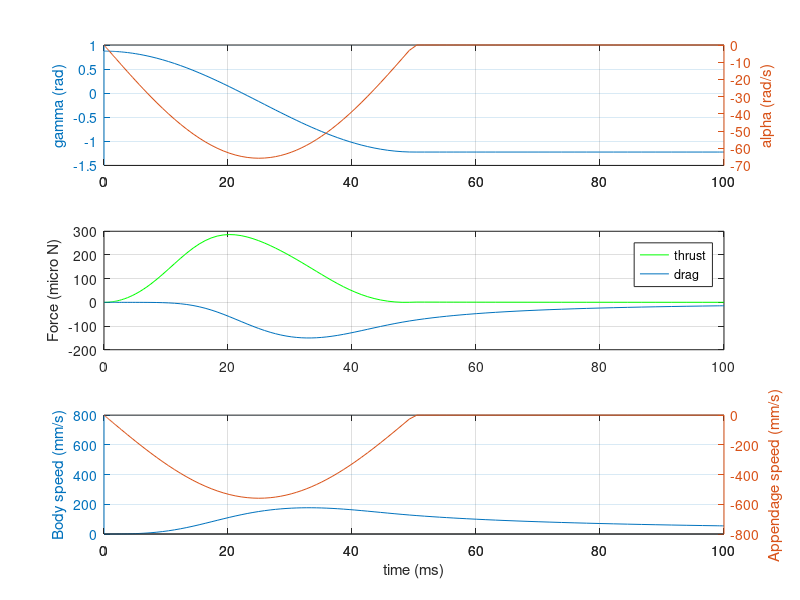

Write MATLAB code to recreate this figure.
function boatmen_model
% ODE model of boatmen hydrodynamics.
% This is a modified version of Blake, 1985



%% Parameter values

% Body density (kg m^-3)
rho_body  = 1030;

% Water density (kg m^-3)
rho_water = 1000;

% Body mass (kg)
mass_body = 23e-6;

% Viscosity of water (Pa s)
mu = 0.001;

% Body length (m) 
L = 8.5e-3;

% Wetted area of body (m^2)
S = 9e-6;

% Viscous drag coefficient of body (using value for sphere)
%k = 3*pi;

% Time to stop evaluation (s)
t_stop = 100e-3;

% Initial body speed (m/s)
U0 = 0;

% Initial body position (m)
X0 = 0;

% Angle of appendage at start of power stroke (rad)
gamma1  = 50 * pi/180;

% Angle of appendage at end of power stroke (rad)
gamma2  = -70 *pi/180;

% Beat period (s)
P = 50e-3;

% Drag coefficient of appendage
Cd_app = 1.1;

% Drag coefficient of the body
Cd_body = 1.07;

% Height of appendage (m)
h = 2e-3;

% Positon along appendage for base of paddle (m)
l_base = 6.5e-3;

% Positon along appendage for tip of paddle (m)
l_tip = 8.5e-3;


%% Scale parameters to non-dimensional units

% Define scaling constants
sL = L;
sT = 10^-3;
sM = mass_body;
sF = sM .* sL ./ sT^2;

% Declare global variables
global p

% Scale all parameters
p.rho_water = rho_water   /sM *sL^3;
p.rho_body  = rho_body    /sM *sL^3;
p.mass_body = mass_body   /sM;
p.mu        = mu          /(sF/sL^2) /sT;
p.L         = L           /sL;
%p.k         = k;
p.tspan     = [0 t_stop]  ./sT;
p.U0        = U0          /sL *sT;
p.X0        = X0          /sL;
p.gamma1    = gamma1;
p.gamma2    = gamma2;
p.P         = P           /sT;
p.Cd_app    = Cd_app;
p.Cd_body   = Cd_body;
p.h         = h           /sL;
p.l_base    = l_base      /sL;
p.l_tip     = l_tip       /sL;
p.S         = S           /(sL^2);

%clear mu L k t_stop rho_body rho_water S Cd_app Cd_body


%% Calculated & solver parameters

% Body volume (m^3)
%p.vol_body = (4/3) * pi * (p.L/2)^3;

% Solver options
options    = odeset('RelTol',1e-7);


%% Run numerical simulation 

[t,X] = ode45(@gov_eqn,p.tspan,[p.X0; p.U0],options);
%[t,X] = ode45(@gov_eqn,p.tspan,[p.X0; p.U0]);


%% Store results (convert values back to SI units)


% Appendage position (gama) and speed (alph)
[gama,alph] = app_kine(t,p.gamma1,p.gamma2,p.P);

% Thrust
T = app_thrust(gama,alph,X(:,2),p);
D = body_drag(X(:,2),p);

r.alpha  = alph    ./sT;
r.gamma  = gama;
r.thrust = T       .*sF;
r.drag   = D       .*sF;
r.t      = t       .*sT;
r.x      = X(:,1)  .*sL;
r.U      = X(:,2)  .*sL  ./sT;

clear U t X T D


%% Report results

ReMax_body   = L .* max(r.U) .* rho_water ./ mu;
ReMax_app    = max(abs(alph.*l_tip + r.U)) .* l_tip .* rho_water ./ mu; 

disp(' ')
disp([' Maximum Re of the body = ' num2str(ReMax_body)]);
disp(' ')
disp([' Maximum Re of the appendage = ' num2str(ReMax_app)]);
disp(' ')


%% Visualize results

% Plot
figure;
subplot(3,1,1)
[ax,h1,h2] = plotyy(r.t.*1000,r.gamma,r.t.*1000,r.alpha);
ylabel(ax(1),'gamma (rad)')
ylabel(ax(2),'alpha (rad/s)')
grid on

subplot(3,1,2)
plot(r.t.*1000,r.thrust.*10^6,'g',r.t.*1000,r.drag.*10^6,'-')
legend('thrust','drag')
ylabel('Force (micro N)')
grid on

subplot(3,1,3)
[ax2,h3,h4] = plotyy(r.t.*1000,r.U.*1000,r.t.*1000,r.alpha.*l_tip.*1000);
%legend('body','appendage')
xlabel('time (ms)')
ylabel(ax2(1),'Body speed (mm/s)')
ylabel(ax2(2),'Appendage speed (mm/s)')
ylim(ax2(1),[0 800])
ylim(ax2(2),[-800 0])
grid on



function dX = gov_eqn(t,X)
% ODE of the dynamics of the system

% Declare global variables
global p

% Body position
pos = X(1);

% Body speed
U   = X(2);

% Appendage position (gama) and speed (alph)
[gama,alph] = app_kine(t,p.gamma1,p.gamma2,p.P);

% Thrust
thrust = app_thrust(gama,alph,U,p);

% Drag
drag = body_drag(U,p);

% Body mass
%b_mass = (p.rho_body .* p.vol_body);

% Define output: speed
dX(1,1) = U;

% Define output: acceleration
dX(2,1) = (thrust + drag) ./ p.mass_body;


function [gama,alph] = app_kine(t,gamma1,gamma2,P)
% Kinematics of a single power stroke of the appendage
% gama - appendage angle
% alph - appendage velocity

gama = zeros(length(t),1);
alph = zeros(length(t),1);

idx = t<P;
gama(idx) = (gamma2 + gamma1)/2 + ( (gamma1 - gamma2)/2 .* cos( t(idx).*pi/P ) );
alph(idx) = -1/(2*P) .* ( (gamma1-gamma2) .* pi .* sin( pi.*t(idx)./P ) );

% Add trailing values that maintain the angle
idx2 = t>=P;
if max(idx2)
    gama(idx2) =gamma2.*ones(sum(idx2),1);
end


function T = app_thrust(gama,alph,U,p)
% Calculate thrust generated by appendage
% To avoid thrust going to infinity when alpha goes to zero 
% (due to the 1./(6.*alph) term)

% idx identifies the times when alpha is not zero
idx = alph~=0;

% Use limit (where alpha = 0) as thurst for times when alphs = 0
T(~idx) = -(p.l_base - p.l_tip) .* U(~idx).^2 .* cos(gama(~idx)).^2;

% Cut down alp, gama and U vectors to have same units as idx
alph = alph(idx);
gama = gama(idx);
U    = U(idx);

% Calculate thrust for when alpha is nonzero
T(idx) = (1./(6.*alph)) .* p.rho_water .* p.Cd_app .* p.h .* cos(gama) .* ...
         ( (p.l_tip.*alph  + U.*cos(gama)).^3 - ...
           (p.l_base.*alph + U.*cos(gama)).^3 );
       
% % Calculate thrust, if body velocity not included
% T(idx) = 0.5.*p.rho_water.*p.Cd_app.*p.h.*cos(gama).*...
%          (-1/3 .* p.l_base.^3 .* alph.^2 + p.l_tip.^3 .* alph.^2 ./ 3);

  
function D = body_drag(U,p) 
% Calculates drag force on the body

D = -0.5 .* p.S .* p.rho_water .* p.Cd_body .* abs(U) .* U;
